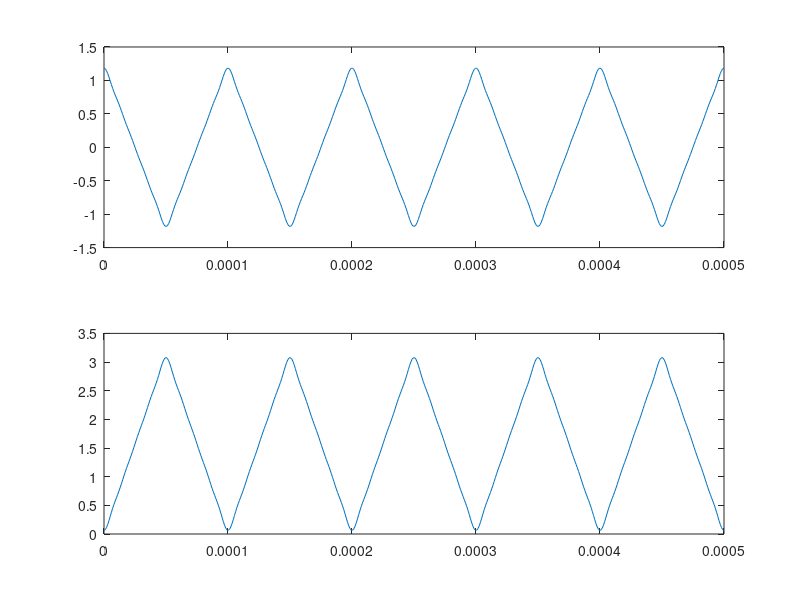

The MATLAB script that drew this image:
clc
clear all
close all

%input
f = 10e3;
can_periodos = 5;
can_frecuencias=5;
A=10;

%process

t = linspace(0,can_periodos/f,500);
w = 2*pi*f;
tri=0;
for N=1:2:(can_frecuencias*2-1)
   
        tri = tri + (1/N^2)*(cos(w*t*N));
    
    
end

tri_ca=(pi/2)-(4/pi)*tri;


%output

figure(1)
subplot(2,1,1)
plot(t,tri)
subplot(2,1,2)
plot(t,tri_ca)

